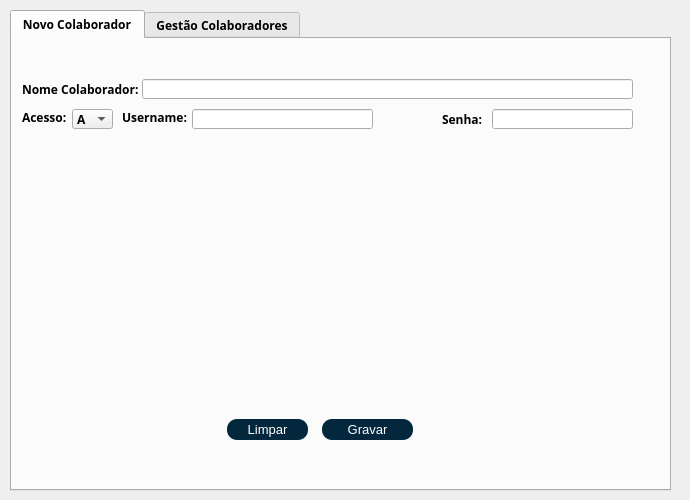
<?xml version="1.0" encoding="UTF-8"?>
<ui version="4.0">
 <class>almox_gestaoColab</class>
 <widget class="QDialog" name="almox_gestaoColab">
  <property name="geometry">
   <rect>
    <x>0</x>
    <y>0</y>
    <width>690</width>
    <height>500</height>
   </rect>
  </property>
  <property name="windowTitle">
   <string>Gerenciar Colaboradores</string>
  </property>
  <widget class="QTabWidget" name="tabWidget">
   <property name="geometry">
    <rect>
     <x>10</x>
     <y>10</y>
     <width>661</width>
     <height>481</height>
    </rect>
   </property>
   <property name="font">
    <font>
     <family>Arial Black</family>
     <weight>75</weight>
     <bold>true</bold>
    </font>
   </property>
   <property name="currentIndex">
    <number>0</number>
   </property>
   <widget class="QWidget" name="tab_novoProduto">
    <attribute name="title">
     <string>Novo Colaborador</string>
    </attribute>
    <widget class="QLabel" name="label_2">
     <property name="geometry">
      <rect>
       <x>110</x>
       <y>70</y>
       <width>71</width>
       <height>16</height>
      </rect>
     </property>
     <property name="text">
      <string>Username:</string>
     </property>
    </widget>
    <widget class="QLineEdit" name="txt_username">
     <property name="geometry">
      <rect>
       <x>180</x>
       <y>70</y>
       <width>181</width>
       <height>20</height>
      </rect>
     </property>
    </widget>
    <widget class="QLabel" name="label_3">
     <property name="geometry">
      <rect>
       <x>10</x>
       <y>40</y>
       <width>121</width>
       <height>20</height>
      </rect>
     </property>
     <property name="text">
      <string>Nome Colaborador:</string>
     </property>
    </widget>
    <widget class="QLineEdit" name="txt_nome">
     <property name="geometry">
      <rect>
       <x>130</x>
       <y>40</y>
       <width>491</width>
       <height>20</height>
      </rect>
     </property>
    </widget>
    <widget class="QComboBox" name="cb_acesso">
     <property name="geometry">
      <rect>
       <x>60</x>
       <y>70</y>
       <width>41</width>
       <height>20</height>
      </rect>
     </property>
     <item>
      <property name="text">
       <string>A</string>
      </property>
     </item>
     <item>
      <property name="text">
       <string>B</string>
      </property>
     </item>
     <item>
      <property name="text">
       <string>C</string>
      </property>
     </item>
    </widget>
    <widget class="QLabel" name="label_4">
     <property name="geometry">
      <rect>
       <x>10</x>
       <y>70</y>
       <width>51</width>
       <height>16</height>
      </rect>
     </property>
     <property name="text">
      <string>Acesso:</string>
     </property>
    </widget>
    <widget class="QLabel" name="label_5">
     <property name="geometry">
      <rect>
       <x>430</x>
       <y>70</y>
       <width>41</width>
       <height>20</height>
      </rect>
     </property>
     <property name="text">
      <string>Senha:</string>
     </property>
    </widget>
    <widget class="QLineEdit" name="txt_senha">
     <property name="geometry">
      <rect>
       <x>480</x>
       <y>70</y>
       <width>141</width>
       <height>20</height>
      </rect>
     </property>
     <property name="echoMode">
      <enum>QLineEdit::Password</enum>
     </property>
    </widget>
    <widget class="QPushButton" name="btn_gravarColab">
     <property name="geometry">
      <rect>
       <x>310</x>
       <y>380</y>
       <width>91</width>
       <height>21</height>
      </rect>
     </property>
     <property name="styleSheet">
      <string notr="true">background-color: #03273D;
color:#fff;
border-radius:10px;
font-size:10pt;</string>
     </property>
     <property name="text">
      <string>Gravar</string>
     </property>
    </widget>
    <widget class="QPushButton" name="btn_limpar">
     <property name="geometry">
      <rect>
       <x>215</x>
       <y>380</y>
       <width>81</width>
       <height>21</height>
      </rect>
     </property>
     <property name="styleSheet">
      <string notr="true">background-color: #03273D;
color:#fff;
border-radius:10px;
font-size:10pt;</string>
     </property>
     <property name="text">
      <string>Limpar</string>
     </property>
    </widget>
   </widget>
   <widget class="QWidget" name="tab_gestaoProdutos">
    <attribute name="title">
     <string>Gestão Colaboradores</string>
    </attribute>
    <widget class="QTableWidget" name="tw_gc_colab">
     <property name="geometry">
      <rect>
       <x>295</x>
       <y>31</y>
       <width>341</width>
       <height>421</height>
      </rect>
     </property>
     <property name="sortingEnabled">
      <bool>true</bool>
     </property>
    </widget>
    <widget class="QWidget" name="layoutWidget_2">
     <property name="geometry">
      <rect>
       <x>10</x>
       <y>30</y>
       <width>271</width>
       <height>361</height>
      </rect>
     </property>
     <layout class="QVBoxLayout" name="verticalLayout_5">
      <item>
       <layout class="QVBoxLayout" name="verticalLayout">
        <item>
         <widget class="QLabel" name="label_7">
          <property name="font">
           <font>
            <family>Arial Black</family>
            <weight>75</weight>
            <bold>true</bold>
           </font>
          </property>
          <property name="text">
           <string>Código Colaborador</string>
          </property>
         </widget>
        </item>
        <item>
         <widget class="QLineEdit" name="txt_gc_codigo">
          <property name="enabled">
           <bool>true</bool>
          </property>
         </widget>
        </item>
       </layout>
      </item>
      <item>
       <layout class="QVBoxLayout" name="verticalLayout_3">
        <item>
         <widget class="QLabel" name="label_8">
          <property name="font">
           <font>
            <family>Arial Black</family>
            <weight>75</weight>
            <bold>true</bold>
           </font>
          </property>
          <property name="text">
           <string>Nome Colaborador</string>
          </property>
         </widget>
        </item>
        <item>
         <widget class="QLineEdit" name="txt_gc_nome"/>
        </item>
       </layout>
      </item>
      <item>
       <layout class="QVBoxLayout" name="verticalLayout_2">
        <item>
         <widget class="QLabel" name="label_9">
          <property name="font">
           <font>
            <family>Arial Black</family>
            <weight>75</weight>
            <bold>true</bold>
           </font>
          </property>
          <property name="text">
           <string>Username Colaborador</string>
          </property>
         </widget>
        </item>
        <item>
         <widget class="QLineEdit" name="txt_gc_username"/>
        </item>
       </layout>
      </item>
      <item>
       <layout class="QVBoxLayout" name="verticalLayout_4">
        <item>
         <widget class="QLabel" name="label_10">
          <property name="font">
           <font>
            <family>Arial Black</family>
            <weight>75</weight>
            <bold>true</bold>
           </font>
          </property>
          <property name="text">
           <string>Senha Colaborador</string>
          </property>
         </widget>
        </item>
        <item>
         <widget class="QLineEdit" name="txt_gc_senha"/>
        </item>
       </layout>
      </item>
      <item>
       <layout class="QVBoxLayout" name="verticalLayout_6">
        <item>
         <widget class="QLabel" name="label_6">
          <property name="font">
           <font>
            <family>Arial Black</family>
            <weight>75</weight>
            <bold>true</bold>
           </font>
          </property>
          <property name="text">
           <string>Acesso</string>
          </property>
         </widget>
        </item>
        <item>
         <widget class="QComboBox" name="comboBox_acesso">
          <property name="font">
           <font>
            <family>Arial Black</family>
            <weight>75</weight>
            <bold>true</bold>
           </font>
          </property>
          <item>
           <property name="text">
            <string>A</string>
           </property>
          </item>
          <item>
           <property name="text">
            <string>B</string>
           </property>
          </item>
          <item>
           <property name="text">
            <string>C</string>
           </property>
          </item>
         </widget>
        </item>
       </layout>
      </item>
     </layout>
    </widget>
    <widget class="QPushButton" name="btn_gc_gravar">
     <property name="geometry">
      <rect>
       <x>61</x>
       <y>421</y>
       <width>56</width>
       <height>23</height>
      </rect>
     </property>
     <property name="font">
      <font>
       <pointsize>11</pointsize>
      </font>
     </property>
     <property name="styleSheet">
      <string notr="true">background-color: #03273D;
color:#fff;
border-radius:10px;
font-size:11pt;</string>
     </property>
     <property name="text">
      <string>Salvar</string>
     </property>
    </widget>
    <widget class="QPushButton" name="btn_gc_excluir">
     <property name="geometry">
      <rect>
       <x>142</x>
       <y>421</y>
       <width>62</width>
       <height>23</height>
      </rect>
     </property>
     <property name="font">
      <font>
       <pointsize>11</pointsize>
      </font>
     </property>
     <property name="styleSheet">
      <string notr="true">background-color: #03273D;
color:#fff;
border-radius:10px;
font-size:11pt;</string>
     </property>
     <property name="text">
      <string>Excluir</string>
     </property>
    </widget>
   </widget>
  </widget>
 </widget>
 <resources/>
 <connections/>
</ui>
